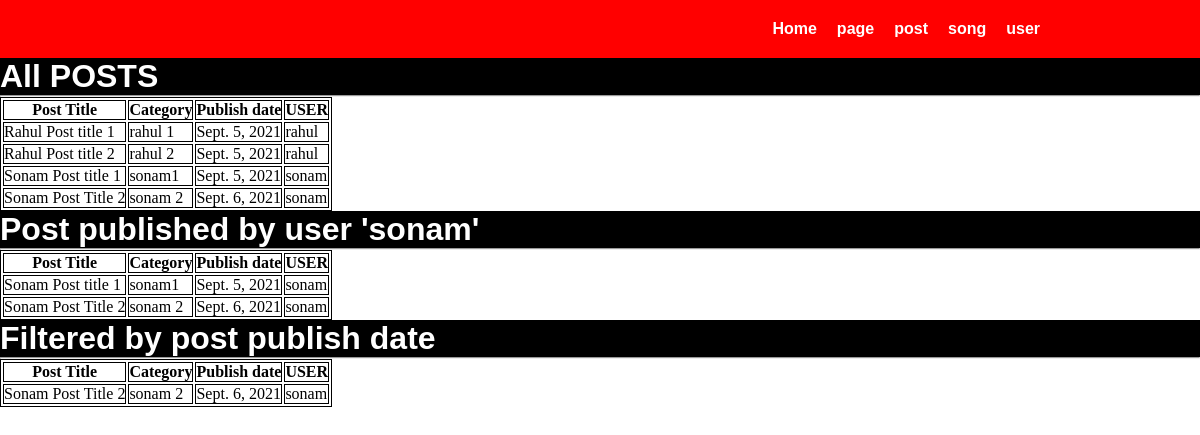
Page /post/ on the committed database.
### myapplication/models.py (models this page shows)
class Post(models.Model):
    user=models.ForeignKey(User,on_delete=models.CASCADE,related_name='raja') #related name is use to chage the name to access in views insted of post
    post_title=models.CharField(max_length=70)
    post_cat=models.CharField(max_length=70)
    post_publish_date=models.DateField()

### myapplication/views.py (the view)
# urls.py: path('post/',views.show_post,name='post'),
def show_post(request):
    data1=Post.objects.all()
    data2=Post.objects.filter(user__username='sonam')
    data3=Post.objects.filter(post_publish_date='2021-09-06')
    context={'data1':data1,'data2':data2,'data3':data3}
    return render(request,'myapplication/post.html',context)

### myapplication/templates/myapplication/post.html (shortened to what this page needs)
{% extends 'myapplication/base.html' %}
{% block content %}
<h1>All POSTS</h1>
<hr>
<table>
    <thead>
        <tr>
            <th>Post Title</th>
            <th>Category</th>
            <th>Publish date</th>
            <th>USER</th>
        </tr>
    </thead>
    <tbody>
        {% for item in data1 %}
        <tr>
            <td>{{item.post_title}}</td>
            <td>{{item.post_cat}}</td>
            <td>{{item.post_publish_date}}</td>
            <td>{{item.user}}</td>
        </tr>
        {% endfor %}
    </tbody>
</table>
<h1>Post published by user 'sonam'</h1>
<hr>
<table>
    <thead>
        <tr>
            <th>Post Title</th>
            <th>Category</th>
            <th>Publish date</th>
            <th>USER</th>
        </tr>
    </thead>
    <tbody>
        {% for item in data2 %}
        <tr>
            <td>{{item.post_title}}</td>
            <td>{{item.post_cat}}</td>
            <td>{{item.post_publish_date}}</td>
            <td>{{item.user}}</td>
        </tr>
        {% endfor %}
    </tbody>
</table>
<h1>Filtered by post publish date</h1>
<hr>
<table>
    <thead>
        <tr>
            <th>Post Title</th>
            <th>Category</th>
            <th>Publish date</th>
            <th>USER</th>
        </tr>
    </thead>
    <tbody>
        {% for item in data3 %}
        <tr>
            <td>{{item.post_title}}</td>
            <td>{{item.post_cat}}</td>
            <td>{{item.post_publish_date}}</td>
            <td>{{item.user}}</td>
        </tr>
        {% endfor %}
    </tbody>
</table>
{% endblock content %}

### myapplication/templates/myapplication/base.html (shortened to what this page needs)
<!DOCTYPE html>
<html lang="en">
<head>
</head>
<body>
    <ul>
        <li>
            <a href="{% url 'home' %}">Home</a>
        </li>
        <li>
            <a href="{% url 'page' %}">page</a>
        </li>
        <li>
            <a href="{% url 'post' %}">post</a>
        </li>
        <li>
            <a href="{% url 'song' %}">song</a>
        </li>
        <li>
            <a href="{% url 'user' %}">user</a>
        </li>
    </ul>
    {% block content %}{% endblock content %}
</body>
</html>

### myapplication/templates/myapplication/base.html (style rules this page uses)
* { margin: 0; padding: 0; }
body { margin-bottom: 100px; }
table,tr,td,th { border: 1px solid black; }
ul { display: flex; background-color: red; padding: 20px 150px; justify-content: flex-end; }
ul li { list-style:none ; padding: 0px 10px; }
ul li a { text-decoration: none; color: white; font-family: sans-serif; font-weight: 900; }
h1 { background-color:black; color: white; font-family: sans-serif; }

### rows in the picture
Post: post_title "Rahul Post title 1", post_cat "rahul 1", post_publish_date "Sept. 5, 2021", user "rahul"
Post: post_title "Rahul Post title 2", post_cat "rahul 2", post_publish_date "Sept. 5, 2021", user "rahul"
Post: post_title "Sonam Post title 1", post_cat "sonam1", post_publish_date "Sept. 5, 2021", user "sonam"
Post: post_title "Sonam Post Title 2", post_cat "sonam 2", post_publish_date "Sept. 6, 2021", user "sonam"
